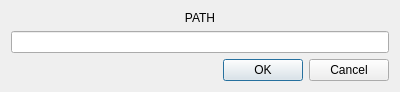
<?xml version="1.0" encoding="UTF-8"?>
<ui version="4.0">
 <class>PathDialog</class>
 <widget class="QDialog" name="PathDialog">
  <property name="geometry">
   <rect>
    <x>0</x>
    <y>0</y>
    <width>400</width>
    <height>90</height>
   </rect>
  </property>
  <property name="windowTitle">
   <string>Dialog</string>
  </property>
  <layout class="QVBoxLayout" name="verticalLayout_2">
   <item>
    <layout class="QVBoxLayout" name="verticalLayout">
     <item>
      <widget class="QLabel" name="pathLbl">
       <property name="text">
        <string>PATH</string>
       </property>
       <property name="alignment">
        <set>Qt::AlignCenter</set>
       </property>
      </widget>
     </item>
     <item>
      <widget class="QLineEdit" name="path"/>
     </item>
    </layout>
   </item>
   <item>
    <layout class="QHBoxLayout" name="horizontalLayout">
     <item>
      <spacer name="horizontalSpacer">
       <property name="orientation">
        <enum>Qt::Horizontal</enum>
       </property>
       <property name="sizeHint" stdset="0">
        <size>
         <width>40</width>
         <height>20</height>
        </size>
       </property>
      </spacer>
     </item>
     <item>
      <widget class="QDialogButtonBox" name="buttonBox">
       <property name="standardButtons">
        <set>QDialogButtonBox::Cancel|QDialogButtonBox::Ok</set>
       </property>
      </widget>
     </item>
    </layout>
   </item>
  </layout>
 </widget>
 <resources/>
 <connections/>
</ui>
